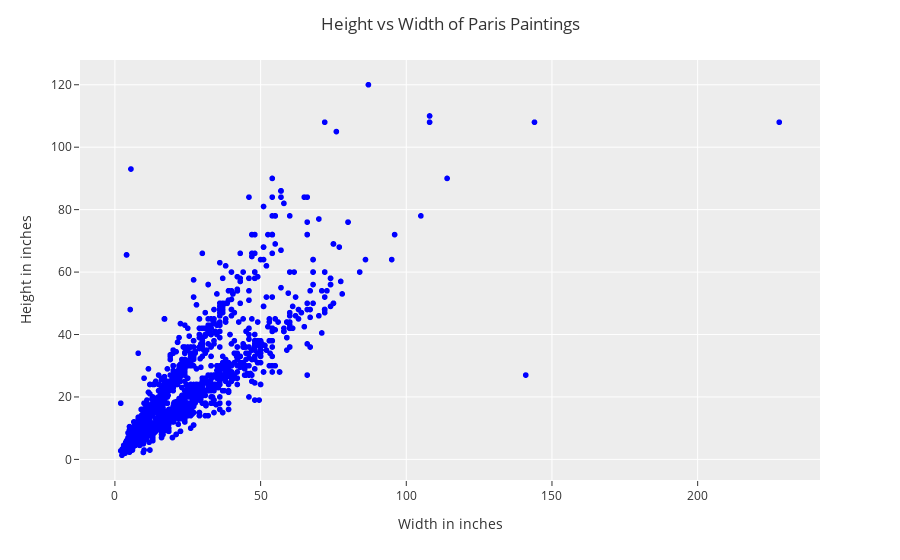

Write notebook code for a chart like this one.
### Markdown cell above
**Q3** Make a scatter plot of the width vs the height like the one in the lecture. You should be able to recreate the plots here without looking at the code.

### Code cell
#Make a scatter plot width vs.height

fig = px.scatter(DF,x='Width_in',y="Height_in",color_discrete_sequence=['blue'])

fig.update_layout(template="ggplot2",
                  title='Height vs Width of Paris Paintings',
                  title_x=0.5,
                  xaxis_title="Width in inches",
                  yaxis_title="Height in inches")

fig.show()

### Figure 1 — Plotly figure (JSON) as saved in the notebook; plotly's stock layout.template omitted (floating-point values rounded to 4 significant figures; data arrays with more than 128 entries replaced by an {"elided": "..."} marker saying what was removed)
{"data": [{"hovertemplate": "Width_in=%{x}<br>Height_in=%{y}<extra></extra>", "legendgroup": "", "marker": {"color": "blue", "symbol": "circle"}, "mode": "markers", "name": "", "showlegend": false, "type": "scattergl", "x": {"elided": "3393 float values"}, "xaxis": "x", "y": {"elided": "3393 float values"}, "yaxis": "y"}], "layout": {"legend": {"tracegroupgap": 0}, "margin": {"t": 60}, "title": {"text": "Height vs Width of Paris Paintings", "x": 0.5}, "xaxis": {"anchor": "y", "domain": [0, 1], "title": {"text": "Width in inches"}}, "yaxis": {"anchor": "x", "domain": [0, 1], "title": {"text": "Height in inches"}}}}
